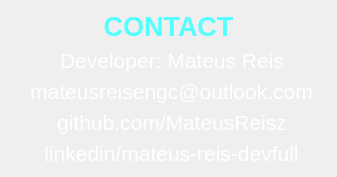
      <widget class="QWidget" name="page_contact">
       <layout class="QVBoxLayout" name="verticalLayout_14">
        <item>
         <layout class="QVBoxLayout" name="verticalLayout_13">
          <item>
           <widget class="QLabel" name="label_19">
            <property name="minimumSize">
             <size>
              <width>0</width>
              <height>20</height>
             </size>
            </property>
            <property name="maximumSize">
             <size>
              <width>16777215</width>
              <height>50</height>
             </size>
            </property>
            <property name="font">
             <font>
              <pointsize>16</pointsize>
              <weight>75</weight>
              <bold>true</bold>
             </font>
            </property>
            <property name="text">
             <string>&lt;html&gt;&lt;head/&gt;&lt;body&gt;&lt;p align=&quot;center&quot;&gt;&lt;span style=&quot; font-size:20pt; color:#55ffff;&quot;&gt;CONTACT&lt;/span&gt;&lt;/p&gt;&lt;/body&gt;&lt;/html&gt;</string>
            </property>
           </widget>
          </item>
          <item>
           <layout class="QVBoxLayout" name="verticalLayout">
            <item>
             <layout class="QHBoxLayout" name="horizontalLayout_18">
              <item>
               <widget class="QLabel" name="label_25">
                <property name="text">
                 <string/>
                </property>
               </widget>
              </item>
              <item>
               <layout class="QHBoxLayout" name="horizontalLayout_2">
                <item>
                 <widget class="QLabel" name="label_24">
                  <property name="sizePolicy">
                   <sizepolicy hsizetype="Maximum" vsizetype="Preferred">
                    <horstretch>0</horstretch>
                    <verstretch>0</verstretch>
                   </sizepolicy>
                  </property>
                  <property name="minimumSize">
                   <size>
                    <width>0</width>
                    <height>0</height>
                   </size>
                  </property>
                  <property name="text">
                   <string>&lt;html&gt;&lt;head/&gt;&lt;body&gt;&lt;p align=&quot;center&quot;&gt;&lt;img src=&quot;files/dev.png&quot;/&gt;&lt;/p&gt;&lt;/body&gt;&lt;/html&gt;</string>
                  </property>
                 </widget>
                </item>
                <item>
                 <widget class="QLabel" name="label_20">
                  <property name="sizePolicy">
                   <sizepolicy hsizetype="Minimum" vsizetype="Preferred">
                    <horstretch>1</horstretch>
                    <verstretch>0</verstretch>
                   </sizepolicy>
                  </property>
                  <property name="font">
                   <font>
                    <underline>false</underline>
                    <kerning>true</kerning>
                   </font>
                  </property>
                  <property name="layoutDirection">
                   <enum>Qt::LeftToRight</enum>
                  </property>
                  <property name="text">
                   <string>&lt;html&gt;&lt;head/&gt;&lt;body&gt;&lt;p align=&quot;center&quot;&gt;&lt;span style=&quot; font-size:16pt; color:#ffffff;&quot;&gt;Developer: Mateus Reis&lt;/span&gt;&lt;/p&gt;&lt;/body&gt;&lt;/html&gt;</string>
                  </property>
                  <property name="scaledContents">
                   <bool>true</bool>
                  </property>
                  <property name="alignment">
                   <set>Qt::AlignCenter</set>
                  </property>
                  <property name="wordWrap">
                   <bool>false</bool>
                  </property>
                 </widget>
                </item>
               </layout>
              </item>
              <item>
               <widget class="QLabel" name="label_26">
                <property name="text">
                 <string/>
                </property>
               </widget>
              </item>
             </layout>
            </item>
            <item>
             <layout class="QHBoxLayout" name="horizontalLayout_19">
              <item>
               <widget class="QLabel" name="label_29">
                <property name="text">
                 <string/>
                </property>
               </widget>
              </item>
              <item>
               <layout class="QHBoxLayout" name="horizontalLayout_13">
                <item>
                 <widget class="QLabel" name="label_28">
                  <property name="sizePolicy">
                   <sizepolicy hsizetype="Maximum" vsizetype="Preferred">
                    <horstretch>0</horstretch>
                    <verstretch>0</verstretch>
                   </sizepolicy>
                  </property>
                  <property name="maximumSize">
                   <size>
                    <width>16777215</width>
                    <height>16777215</height>
                   </size>
                  </property>
                  <property name="text">
                   <string>&lt;html&gt;&lt;head/&gt;&lt;body&gt;&lt;p align=&quot;center&quot;&gt;&lt;img src=&quot;files/o-email.png&quot;/&gt;&lt;/p&gt;&lt;/body&gt;&lt;/html&gt;</string>
                  </property>
                 </widget>
                </item>
                <item>
                 <widget class="QLabel" name="label_27">
                  <property name="sizePolicy">
                   <sizepolicy hsizetype="Minimum" vsizetype="Preferred">
                    <horstretch>1</horstretch>
                    <verstretch>0</verstretch>
                   </sizepolicy>
                  </property>
                  <property name="text">
                   <string>&lt;html&gt;&lt;head/&gt;&lt;body&gt;&lt;p align=&quot;center&quot;&gt;&lt;a href=&quot;https://www.google.com/intl/pt-BR/gmail/about/&quot;&gt;&lt;span style=&quot; font-size:16pt; text-decoration: none; color:#ffffff;&quot;&gt;mateusreisengc@outlook.com&lt;/span&gt;&lt;/a&gt;&lt;/p&gt;&lt;/body&gt;&lt;/html&gt;</string>
                  </property>
                  <property name="scaledContents">
                   <bool>true</bool>
                  </property>
                  <property name="openExternalLinks">
                   <bool>true</bool>
                  </property>
                 </widget>
                </item>
               </layout>
              </item>
              <item>
               <widget class="QLabel" name="label_33">
                <property name="text">
                 <string/>
                </property>
               </widget>
              </item>
             </layout>
            </item>
            <item>
             <layout class="QHBoxLayout" name="horizontalLayout_20">
              <item>
               <widget class="QLabel" name="label_34">
                <property name="text">
                 <string/>
                </property>
               </widget>
              </item>
              <item>
               <layout class="QHBoxLayout" name="horizontalLayout_14">
                <item>
                 <widget class="QLabel" name="label_35">
                  <property name="sizePolicy">
                   <sizepolicy hsizetype="Maximum" vsizetype="Preferred">
                    <horstretch>0</horstretch>
                    <verstretch>0</verstretch>
                   </sizepolicy>
                  </property>
                  <property name="text">
                   <string>&lt;html&gt;&lt;head/&gt;&lt;body&gt;&lt;p align=&quot;center&quot;&gt;&lt;img src=&quot;files/github.png&quot;/&gt;&lt;/p&gt;&lt;/body&gt;&lt;/html&gt;</string>
                  </property>
                 </widget>
                </item>
                <item>
                 <widget class="QLabel" name="label_22">
                  <property name="sizePolicy">
                   <sizepolicy hsizetype="Minimum" vsizetype="Preferred">
                    <horstretch>1</horstretch>
                    <verstretch>0</verstretch>
                   </sizepolicy>
                  </property>
                  <property name="text">
                   <string>&lt;html&gt;&lt;head/&gt;&lt;body&gt;&lt;p align=&quot;center&quot;&gt;&lt;a href=&quot;https://github.com/MateusReisz&quot;&gt;&lt;span style=&quot; font-size:16pt; text-decoration: none; color:#ffffff;&quot;&gt;github.com/MateusReisz&lt;/span&gt;&lt;/a&gt;&lt;/p&gt;&lt;/body&gt;&lt;/html&gt;</string>
                  </property>
                  <property name="scaledContents">
                   <bool>true</bool>
                  </property>
                  <property name="openExternalLinks">
                   <bool>true</bool>
                  </property>
                 </widget>
                </item>
               </layout>
              </item>
              <item>
               <widget class="QLabel" name="label_36">
                <property name="text">
                 <string/>
                </property>
               </widget>
              </item>
             </layout>
            </item>
            <item>
             <layout class="QHBoxLayout" name="horizontalLayout_26">
              <item>
               <widget class="QLabel" name="label_37">
                <property name="text">
                 <string/>
                </property>
               </widget>
              </item>
              <item>
               <layout class="QHBoxLayout" name="horizontalLayout_15">
                <item>
                 <widget class="QLabel" name="label_38">
                  <property name="sizePolicy">
                   <sizepolicy hsizetype="Maximum" vsizetype="Preferred">
                    <horstretch>0</horstretch>
                    <verstretch>0</verstretch>
                   </sizepolicy>
                  </property>
                  <property name="text">
                   <string>&lt;html&gt;&lt;head/&gt;&lt;body&gt;&lt;p align=&quot;center&quot;&gt;&lt;img src=&quot;files/linkedin.png&quot;/&gt;&lt;/p&gt;&lt;/body&gt;&lt;/html&gt;</string>
                  </property>
                 </widget>
                </item>
                <item>
                 <widget class="QLabel" name="label_23">
                  <property name="sizePolicy">
                   <sizepolicy hsizetype="Minimum" vsizetype="Preferred">
                    <horstretch>1</horstretch>
                    <verstretch>0</verstretch>
                   </sizepolicy>
                  </property>
                  <property name="minimumSize">
                   <size>
                    <width>0</width>
                    <height>0</height>
                   </size>
                  </property>
                  <property name="text">
                   <string>&lt;html&gt;&lt;head/&gt;&lt;body&gt;&lt;p align=&quot;center&quot;&gt;&lt;a href=&quot;https://www.linkedin.com/in/mateus-reis-devfull/&quot;&gt;&lt;span style=&quot; font-size:16pt; text-decoration: none; color:#ffffff;&quot;&gt;linkedin/mateus-reis-devfull&lt;/span&gt;&lt;/a&gt;&lt;/p&gt;&lt;/body&gt;&lt;/html&gt;</string>
                  </property>
                  <property name="scaledContents">
                   <bool>true</bool>
                  </property>
                  <property name="openExternalLinks">
                   <bool>true</bool>
                  </property>
                 </widget>
                </item>
               </layout>
              </item>
              <item>
               <widget class="QLabel" name="label_39">
                <property name="text">
                 <string/>
                </property>
               </widget>
              </item>
             </layout>
            </item>
           </layout>
          </item>
         </layout>
        </item>
       </layout>
      </widget>
